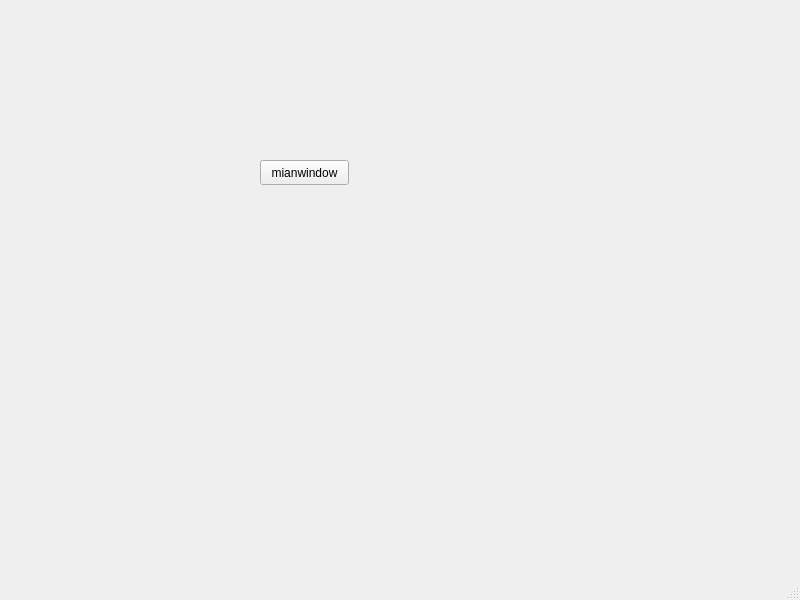
<?xml version="1.0" encoding="UTF-8"?>
<ui version="4.0">
 <class>MainWindow</class>
 <widget class="QMainWindow" name="MainWindow">
  <property name="geometry">
   <rect>
    <x>0</x>
    <y>0</y>
    <width>800</width>
    <height>600</height>
   </rect>
  </property>
  <property name="windowTitle">
   <string>MainWindow</string>
  </property>
  <widget class="QWidget" name="centralwidget">
   <widget class="QPushButton" name="pushButton">
    <property name="geometry">
     <rect>
      <x>260</x>
      <y>160</y>
      <width>89</width>
      <height>25</height>
     </rect>
    </property>
    <property name="text">
     <string>mianwindow</string>
    </property>
   </widget>
  </widget>
  <widget class="QMenuBar" name="menubar">
   <property name="geometry">
    <rect>
     <x>0</x>
     <y>0</y>
     <width>800</width>
     <height>27</height>
    </rect>
   </property>
  </widget>
  <widget class="QStatusBar" name="statusbar"/>
 </widget>
 <resources/>
 <connections/>
</ui>
